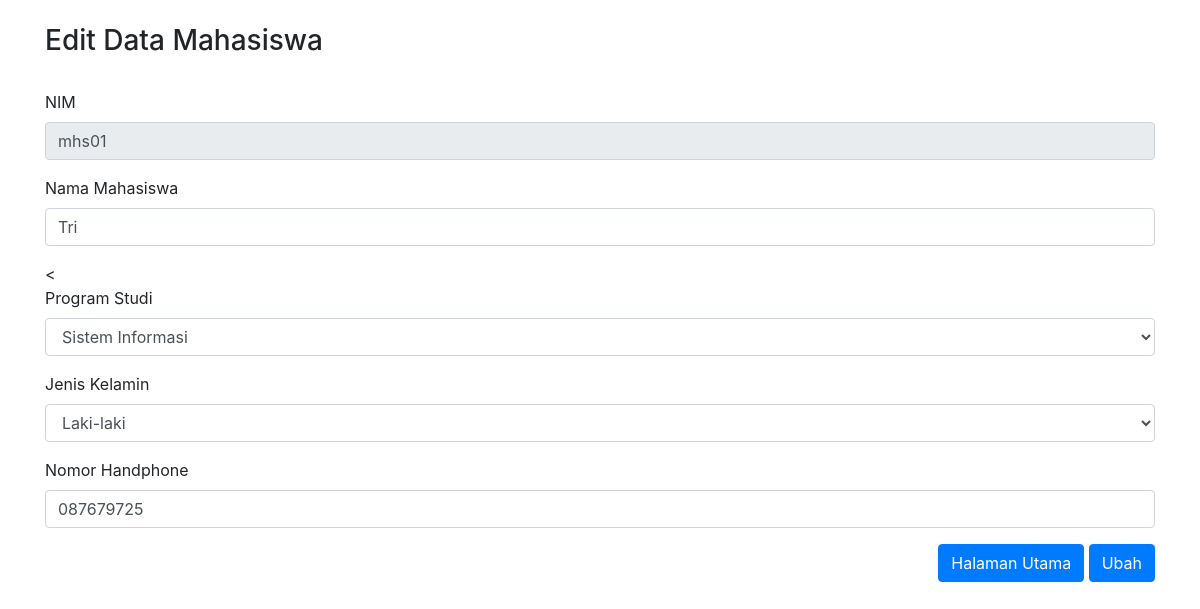
The page /ubah.php?nim=mhs01 on the database its author committed.
### tables this page shows
CREATE TABLE `mahasiswa` (
  `nim` varchar(12) NOT NULL,
  `nama_mhs` varchar(50) NOT NULL,
  `prodi` varchar(20) NOT NULL,
  `jenisk` varchar(25) NOT NULL,
  `nohp` varchar(12) NOT NULL
);

### ubah.php (the view, shortened to what this page needs)
<?php
include 'assets/header.php';
$get_nim    = $_GET['nim'];
$query      = "SELECT * FROM mahasiswa WHERE nim='$get_nim'";
$tampung    = $conn->query($query);
$tampil     = $tampung->fetch_assoc();
?>
<div class="wrapper"><br>
  <div class="container">
    <h3>Edit Data Mahasiswa</h3>
  </div>
  <br>
  <div class="container">
    <form action="" method="POST">
      <div class="form-group">
        <label for="nim">NIM</label>
        <input class="form-control" type="text" placeholder="NIM" name="nim" value="<?= $tampil['nim']; ?>" required readonly>
      </div>
      <div class="form-group">
        <label for="nama_mhs">Nama Mahasiswa</label>
        <input class="form-control" type="text" placeholder="Nama Mahasiswa" name="nama_mhs" value="<?= $tampil['nama_mhs']; ?>" required>
      </div>
      <div class="form-group">
        <<div class="form-group">
        <label for="prodi">Program Studi</label>
          <select class="form-control" name="prodi" required>
            <option value="Sistem Informasi">Sistem Informasi</option>
          </select>
      </div>
      </div>
     <div class="form-group">
          <label for="jenisk">Jenis Kelamin</label>
          <select class="form-control" name="jenisk" required>
            <option value="Laki-laki">Laki-laki</option>
          </select>
      </div>
      <div class="form-group">
        <label for="password">Nomor Handphone</label>
        <input class="form-control" type="text" placeholder="Nomor Handphone" name="nohp" value="<?= $tampil['nohp']; ?>" required>
      </div>
      <div class="form-group float-right">
        <a href="index.php" class="btn btn-primary">Halaman Utama</a>
        <input class="btn btn-primary" type="submit" name="tambah" value="Ubah">
      </div>
    </form>
  </div>
</div>
<?php include 'assets/footer.php'; ?>

### rows shown on the page
mahasiswa: nim "mhs01", nama_mhs "Tri", nohp "087679725"
